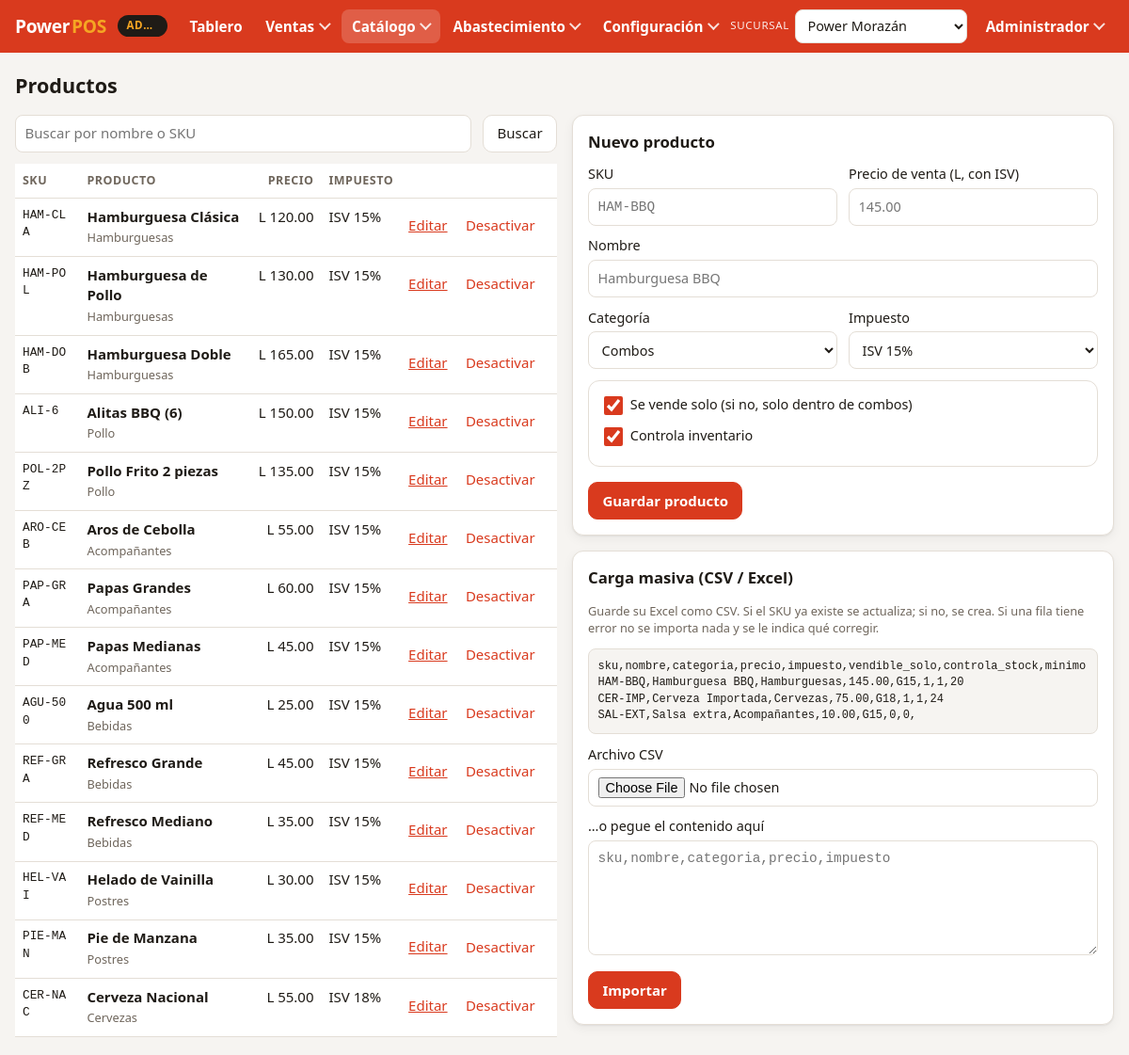
/index.php?p=productos (signed in), run on the app's committed database.
### tables this page shows
CREATE TABLE usuarios (
  id             INT UNSIGNED AUTO_INCREMENT PRIMARY KEY,
  tienda_id      INT UNSIGNED NULL COMMENT 'NULL = acceso a todas las tiendas',
  nombre         VARCHAR(100) NOT NULL,
  email          VARCHAR(120) NOT NULL UNIQUE,
  password_hash  VARCHAR(255) NOT NULL,
  rol            ENUM('ADMIN','GERENTE','CAJERO') NOT NULL DEFAULT 'CAJERO',
  activo         TINYINT(1) NOT NULL DEFAULT 1,
  FOREIGN KEY (tienda_id) REFERENCES tiendas(id)
);

CREATE TABLE productos (
  id               INT UNSIGNED AUTO_INCREMENT PRIMARY KEY,
  categoria_id     INT UNSIGNED NOT NULL,
  sku              VARCHAR(30)  NOT NULL UNIQUE,
  nombre           VARCHAR(120) NOT NULL,
  precio_centavos  INT UNSIGNED NOT NULL COMMENT 'Precio de venta CON ISV',
  tipo_impuesto    ENUM('G15','G18','EXE') NOT NULL DEFAULT 'G15'
                   COMMENT 'G15 = ISV 15%, G18 = ISV 18% (bebidas alcohólicas), EXE = exento',
  vendible_solo    TINYINT(1) NOT NULL DEFAULT 1 COMMENT '0 = solo como opción de combo',
  controla_stock   TINYINT(1) NOT NULL DEFAULT 1,
  activo           TINYINT(1) NOT NULL DEFAULT 1,
  FOREIGN KEY (categoria_id) REFERENCES categorias(id)
);

CREATE TABLE categorias (
  id     INT UNSIGNED AUTO_INCREMENT PRIMARY KEY,
  nombre VARCHAR(80) NOT NULL,
  orden  SMALLINT NOT NULL DEFAULT 0
);

### public/index.php (called while the page is built, shortened)
<?php
require dirname(__DIR__) . '/src/bootstrap.php';
function e(mixed $v): string
{
    return htmlspecialchars((string) $v, ENT_QUOTES, 'UTF-8');
}
function lps(int|string|null $centavos): string
{
    return App\Support\Money::fmt((int) $centavos);
}
$p = (string) ($_GET['p'] ?? '');
$vistas = dirname(__DIR__) . '/views/';
$usuario = Auth::requerir();
require $vistas . Menu::RUTAS[$p][0] . '.php';

### src/Support/Auth.php (called while the page is built, shortened)
<?php
final class Auth
{
    public static function usuario(): ?array
    {
        return $_SESSION['usuario'] ?? null;
    }
    public static function tiendaId(): int
    {
        return (int) ($_SESSION['tienda_id'] ?? 0);
    }
    public static function refrescar(): ?array
    {
        $u = self::usuario();
        $db = Database::pdo();
        $st = $db->prepare(
            'SELECT u.nombre, u.rol, u.tienda_id, u.activo, t.activa AS tienda_activa
             FROM usuarios u LEFT JOIN tiendas t ON t.id = u.tienda_id WHERE u.id = ?'
        );
        $st->execute([$u['id']]);
        $f = $st->fetch();
        $u = ['id' => (int) $u['id'], 'nombre' => $f['nombre'], 'rol' => $f['rol'],
            'tienda_id' => $f['tienda_id'] !== null ? (int) $f['tienda_id'] : null];
        return $u;
    }
    public static function requerir(): array
    {
        $u = self::refrescar();
        return $u;
    }
}

### src/Support/Menu.php (called while the page is built, shortened)
<?php
final class Menu
{
    public static function esDeTienda(array $usuario): bool
    {
        return $usuario['tienda_id'] !== null;
    }
    public static function inicio(array $usuario): string
    {
        return self::esDeTienda($usuario) ? 'pos' : 'erp';
    }
    public static function puede(array $usuario, string $pagina): bool
    {
        $r = self::RUTAS[$pagina] ?? null;
        return $r !== null && in_array($usuario['rol'], $r[1], true) && (!$r[2] || !self::esDeTienda($usuario));
    }
    public static function para(array $usuario): array
    {
        $menu = self::esDeTienda($usuario) ? self::tienda() : self::administrativo();
        $visible = [];
        foreach ($menu as $item) {
            if (isset($item['hijos'])) {
                $item['hijos'] = array_values(array_filter($item['hijos'], fn ($h) => self::puede($usuario, self::pagina($h['p']))));
                if ($item['hijos']) {
                    $visible[] = $item;
                }
            } elseif (self::puede($usuario, self::pagina($item['p']))) {
                $visible[] = $item;
            }
        }
        return $visible;
    }
    public static function pagina(string $p): string
    {
        return explode('&', $p, 2)[0];
    }
    private static function administrativo(): array
    {
        $config = [['texto' => 'Resumen', 'p' => 'configuracion', 'nota' => 'Estado de toda la configuración']];
        foreach (self::CONFIGURACION as $clave => [$titulo, $nota]) {
            $config[] = ['texto' => $titulo, 'p' => 'configuracion&s=' . $clave, 'nota' => $nota];
        }
        return [
            ['texto' => 'Tablero', 'p' => 'erp'],
            ['texto' => 'Ventas', 'hijos' => [
                ['texto' => 'Facturas', 'p' => 'facturas', 'nota' => 'Consulta y reimpresión, todas las sucursales'],
                ['texto' => 'Turnos de caja', 'p' => 'caja', 'nota' => 'Aperturas, cierres y arqueos'],
                ['texto' => 'Vender', 'p' => 'pos', 'nota' => 'Caja en la sucursal seleccionada'],
            ]],
            ['texto' => 'Catálogo', 'hijos' => [
                ['texto' => 'Productos', 'p' => 'productos', 'nota' => 'Alta, precios y carga masiva'],
                ['texto' => 'Combos', 'p' => 'combos', 'nota' => 'Grupos de selección y recargos'],
                ['texto' => 'Promociones', 'p' => 'promociones', 'nota' => 'Mix & match por día, hora y sucursal'],
            ]],
            ['texto' => 'Abastecimiento', 'hijos' => [
                ['texto' => 'Compras', 'p' => 'compras', 'nota' => 'Facturas de proveedor'],
                ['texto' => 'Inventario', 'p' => 'inventario', 'nota' => 'Existencias, ajustes, traslados y kárdex'],
            ]],
            ['texto' => 'Configuración', 'hijos' => $config],
        ];
    }
}

### src/bootstrap.php (called while the page is built, shortened)
<?php
spl_autoload_register(function (string $clase): void {
    if (str_starts_with($clase, 'App\\')) {
        $ruta = __DIR__ . '/' . str_replace('\\', '/', substr($clase, 4)) . '.php';
    }
});

### src/Support/Money.php (called while the page is built, shortened)
<?php
final class Money
{
    public static function fmt(int $centavos): string
    {
        return 'L ' . number_format($centavos / 100, 2, '.', ',');
    }
}

### views/productos.php (the view, shortened to what this page needs)
<?php
$buscar = trim($_GET['q'] ?? '');
$st = $db->prepare(
    "SELECT p.*, c.nombre AS categoria FROM productos p JOIN categorias c ON c.id = p.categoria_id
     WHERE (? = '' OR p.nombre LIKE ? OR p.sku LIKE ?) ORDER BY p.activo DESC, c.orden, p.nombre"
);
$st->execute([$buscar, "%$buscar%", "%$buscar%"]);
$productos = $st->fetchAll();
$categorias = $db->query('SELECT * FROM categorias ORDER BY orden')->fetchAll();
$editar = null;
$f = $_SESSION['form_producto'] ?? ($editar ? [
    'id' => $editar['id'], 'sku' => $editar['sku'], 'nombre' => $editar['nombre'], 'categoria_id' => $editar['categoria_id'],
    'precio' => number_format($editar['precio_centavos'] / 100, 2, '.', ''), 'impuesto' => $editar['tipo_impuesto'],
    'vendible_solo' => $editar['vendible_solo'], 'controla_stock' => $editar['controla_stock'],
] : ['vendible_solo' => 1, 'controla_stock' => 1]);
$imp = ['G15' => 'ISV 15%', 'G18' => 'ISV 18%', 'EXE' => 'Exento'];
require __DIR__ . '/_layout.php';
layout_inicio('Productos', 'productos', $db);
?>
<h1>Productos</h1>
<div class="columnas">
  <section>
    <form method="get" class="fila buscar">
      <input type="search" name="q" value="<?= e($buscar) ?>" placeholder="Buscar por nombre o SKU" aria-label="Buscar" id="buscar-producto">
      <button class="btn">Buscar</button>
    </form>
    <div class="tabla-scroll"><table class="tabla">
      <thead><tr><th>SKU</th><th>Producto</th><th class="num">Precio</th><th>Impuesto</th><th></th></tr></thead>
      <tbody>
      <?php foreach ($productos as $p): ?>
        <tr class="<?= $p['activo'] ? '' : 'inactivo' ?>">
          <td class="mono chico"><?= e($p['sku']) ?></td>
          <td><b><?= e($p['nombre']) ?></b><br><small class="tenue"><?= e($p['categoria']) ?>
            <?= $p['vendible_solo'] ? '' : ' · solo en combos' ?><?= $p['controla_stock'] ? '' : ' · sin inventario' ?></small></td>
          <td class="num"><?= lps($p['precio_centavos']) ?></td>
          <td><?= e($imp[$p['tipo_impuesto']]) ?></td>
          <td class="num">
            <a href="index.php?p=productos&editar=<?= (int) $p['id'] ?>">Editar</a>
            <form method="post" class="en-linea"><input type="hidden" name="csrf" value="<?= e(Auth::csrf()) ?>">
              <button class="btn texto" name="alternar" value="<?= (int) $p['id'] ?>"><?= $p['activo'] ? 'Desactivar' : 'Activar' ?></button></form>
          </td>
        </tr>
      <?php endforeach; ?>
      </tbody>
    </table></div>
  </section>
  <div>
    <section class="tarjeta" id="form-producto">
      <h2><?= !empty($f['id']) ? 'Editar producto' : 'Nuevo producto' ?></h2>
      <form method="post">
        <div class="fila">
          <label>SKU <input name="sku" required maxlength="30" value="<?= e($f['sku'] ?? '') ?>" placeholder="HAM-BBQ" class="mono" id="prod-sku"></label>
          <label>Precio de venta (L, con ISV) <input name="precio" required inputmode="decimal" value="<?= e($f['precio'] ?? '') ?>" placeholder="145.00" id="prod-precio"></label>
        </div>
        <label>Nombre <input name="nombre" required maxlength="120" value="<?= e($f['nombre'] ?? '') ?>" placeholder="Hamburguesa BBQ" id="prod-nombre"></label>
        <div class="fila">
          <label>Categoría
            <select name="categoria_id" id="prod-cat" onchange="document.getElementById('cat-nueva').hidden = this.value !== 'nueva'">
              <?php foreach ($categorias as $c): ?><option value="<?= $c['id'] ?>" <?= (int) ($f['categoria_id'] ?? 0) === (int) $c['id'] ? 'selected' : '' ?>><?= e($c['nombre']) ?></option><?php endforeach; ?>
            </select>
          </label>
          <label>Impuesto
            <select name="impuesto" id="prod-imp"><?php foreach ($imp as $k => $t): ?><option value="<?= $k ?>" <?= ($f['impuesto'] ?? 'G15') === $k ? 'selected' : '' ?>><?= $t ?></option><?php endforeach; ?></select>
          </label>
        </div>
        <fieldset class="chips">
          <label><input type="hidden" name="vendible_solo" value="0"><input type="checkbox" name="vendible_solo" value="1" <?= !empty($f['vendible_solo']) ? 'checked' : '' ?>> Se vende solo (si no, solo dentro de combos)</label>
          <label><input type="hidden" name="controla_stock" value="0"><input type="checkbox" name="controla_stock" value="1" <?= !empty($f['controla_stock']) ? 'checked' : '' ?>> Controla inventario</label>
        </fieldset>
        <div class="fila">
          <button class="btn primario">Guardar producto</button>
        </div>
      </form>
    </section>
    <section class="tarjeta">
      <h2>Carga masiva (CSV / Excel)</h2>
      <p class="tenue chico">Guarde su Excel como CSV. Si el SKU ya existe se actualiza; si no, se crea. Si una fila tiene error no se importa nada y se le indica qué corregir.</p>
      <pre class="mono ejemplo-csv">sku,nombre,categoria,precio,impuesto,vendible_solo,controla_stock,minimo
HAM-BBQ,Hamburguesa BBQ,Hamburguesas,145.00,G15,1,1,20
CER-IMP,Cerveza Importada,Cervezas,75.00,G18,1,1,24
SAL-EXT,Salsa extra,Acompañantes,10.00,G15,0,0,</pre>
      <form method="post" enctype="multipart/form-data">
        <label>Archivo CSV <input type="file" name="archivo" accept=".csv,text/csv" id="csv-archivo"></label>
        <label>…o pegue el contenido aquí <textarea name="csv" rows="5" class="mono" id="csv-texto" placeholder="sku,nombre,categoria,precio,impuesto"></textarea></label>
        <button class="btn primario">Importar</button>
      </form>
    </section>
  </div>
</div>
<?php layout_fin(); ?>

### views/_layout.php (shortened to what this page needs)
<?php
function layout_inicio(string $titulo, string $activo, PDO $db): void
{
    $u = Auth::usuario();
    $deTienda = Menu::esDeTienda($u);
    $tiendas = $db->query('SELECT id, nombre FROM tiendas WHERE activa = 1 ORDER BY codigo_establecimiento')->fetchAll();
    $tiendaActual = '';
    foreach ($tiendas as $t) {
        if ((int) $t['id'] === Auth::tiendaId()) {
            $tiendaActual = $t['nombre'];
        }
    }
    $menu = Menu::para($u);
    $es = fn (string $p) => $p === $activo;
    ?>
<!doctype html>
<html lang="es">
<head>
  <link rel="stylesheet" href="assets/app.css">
</head>
<body class="<?= $deTienda ? 'menu-tienda' : 'menu-admin' ?>">
<header class="barra">
  <a class="marca" href="index.php?p=<?= e(Menu::inicio($u)) ?>">Power<span>POS</span></a>
  <span class="contexto" title="<?= $deTienda ? 'Menú de tienda' : 'Menú administrativo' ?>"><?= $deTienda ? e($tiendaActual) : 'Administración' ?></span>
  <nav class="nav" id="nav" aria-label="<?= $deTienda ? 'Menú de tienda' : 'Menú administrativo' ?>">
    <?php foreach ($menu as $item): ?>
      <?php if (isset($item['hijos'])):
          $grupoActivo = (bool) array_filter($item['hijos'], fn ($h) => Menu::pagina($h['p']) === Menu::pagina($activo)); ?>
        <details class="grupo <?= $grupoActivo ? 'activo' : '' ?>">
          <summary><?= e($item['texto']) ?></summary>
        </details>
      <?php else: ?>
        <a href="index.php?p=<?= e($item['p']) ?>" class="<?= $es($item['p']) ? 'activo' : '' ?>"><?= e($item['texto']) ?></a>
      <?php endif; ?>
    <?php endforeach; ?>
    <div class="nav-fin">
      <?php if (!$deTienda): ?>
        <form method="post" action="index.php?p=tienda" class="selector-tienda">
          <label><span>Sucursal</span>
            <select name="tienda_id" onchange="this.form.submit()" id="selector-sucursal">
              <?php foreach ($tiendas as $t): ?>
                <option value="<?= $t['id'] ?>" <?= (int) $t['id'] === Auth::tiendaId() ? 'selected' : '' ?>><?= e($t['nombre']) ?></option>
              <?php endforeach; ?>
            </select>
          </label>
        </form>
      <?php endif; ?>
      <details class="grupo usuario">
        <summary><?= e($u['nombre']) ?></summary>
      </details>
    </div>
  </nav>
</header>
<main class="contenido">
<?php
}
function layout_fin(array $scripts = []): void
{
    ?>
</main>
</body>
</html>
<?php
}

### data on the page
usuarios: nombre "Administrador"
productos: sku "HAM-CLA", nombre "Hamburguesa Clásica", categoria.nombre "Hamburguesas", precio_centavos "L 120.00", tipo_impuesto "ISV 15%", $p['id'] 1 (drawn), activo "Desactivar"
productos: sku "HAM-POL", nombre "Hamburguesa de Pollo", categoria.nombre "Hamburguesas", precio_centavos "L 130.00", tipo_impuesto "ISV 15%", $p['id'] 3 (drawn), activo "Desactivar"
productos: sku "HAM-DOB", nombre "Hamburguesa Doble", categoria.nombre "Hamburguesas", precio_centavos "L 165.00", tipo_impuesto "ISV 15%", $p['id'] 2 (drawn), activo "Desactivar"
productos: sku "ALI-6", nombre "Alitas BBQ (6)", categoria.nombre "Pollo", precio_centavos "L 150.00", tipo_impuesto "ISV 15%", $p['id'] 5 (drawn), activo "Desactivar"
productos: sku "POL-2PZ", nombre "Pollo Frito 2 piezas", categoria.nombre "Pollo", precio_centavos "L 135.00", tipo_impuesto "ISV 15%", $p['id'] 4 (drawn), activo "Desactivar"
productos: sku "ARO-CEB", nombre "Aros de Cebolla", categoria.nombre "Acompañantes", precio_centavos "L 55.00", tipo_impuesto "ISV 15%", $p['id'] 8 (drawn), activo "Desactivar"
productos: sku "PAP-GRA", nombre "Papas Grandes", categoria.nombre "Acompañantes", precio_centavos "L 60.00", tipo_impuesto "ISV 15%", $p['id'] 7 (drawn), activo "Desactivar"
productos: sku "PAP-MED", nombre "Papas Medianas", categoria.nombre "Acompañantes", precio_centavos "L 45.00", tipo_impuesto "ISV 15%", $p['id'] 6 (drawn), activo "Desactivar"
productos: sku "AGU-500", nombre "Agua 500 ml", categoria.nombre "Bebidas", precio_centavos "L 25.00", tipo_impuesto "ISV 15%", $p['id'] 11 (drawn), activo "Desactivar"
productos: sku "REF-GRA", nombre "Refresco Grande", categoria.nombre "Bebidas", precio_centavos "L 45.00", tipo_impuesto "ISV 15%", $p['id'] 10 (drawn), activo "Desactivar"
productos: sku "REF-MED", nombre "Refresco Mediano", categoria.nombre "Bebidas", precio_centavos "L 35.00", tipo_impuesto "ISV 15%", $p['id'] 9 (drawn), activo "Desactivar"
productos: sku "HEL-VAI", nombre "Helado de Vainilla", categoria.nombre "Postres", precio_centavos "L 30.00", tipo_impuesto "ISV 15%", $p['id'] 12 (drawn), activo "Desactivar"
productos: sku "PIE-MAN", nombre "Pie de Manzana", categoria.nombre "Postres", precio_centavos "L 35.00", tipo_impuesto "ISV 15%", $p['id'] 13 (drawn), activo "Desactivar"
productos: sku "CER-NAC", nombre "Cerveza Nacional", categoria.nombre "Cervezas", precio_centavos "L 55.00", tipo_impuesto "ISV 18%", $p['id'] 14 (drawn), activo "Desactivar"

### other printed values
$item['texto'] "Tablero"
$item['texto'] "Ventas"
$item['texto'] "Catálogo"
$item['texto'] "Abastecimiento"
$item['texto'] "Configuración"
form field tienda_id "Power Morazán"
form field categoria_id "Combos"
form field impuesto "ISV 15%"
